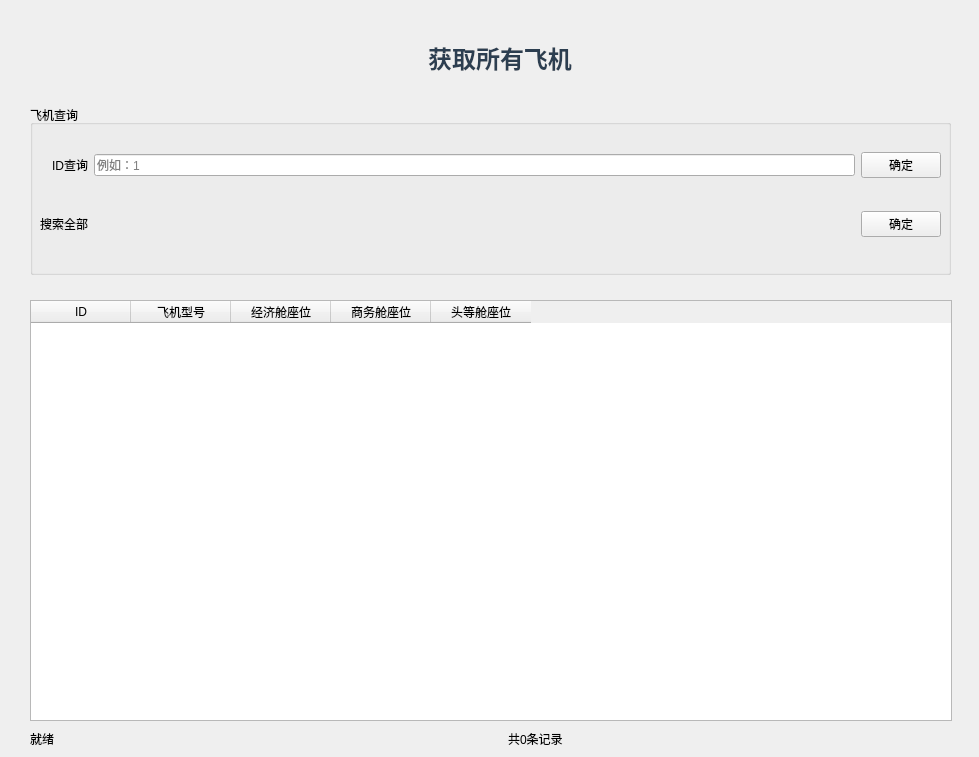
      <widget class="QWidget" name="page_search_Airplane">
       <widget class="QLabel" name="label_4">
        <property name="geometry">
         <rect>
          <x>30</x>
          <y>30</y>
          <width>940</width>
          <height>55</height>
         </rect>
        </property>
        <property name="styleSheet">
         <string notr="true">font-size: 18pt;
font-weight: bold; color: #2c3e50; padding: 10px;</string>
        </property>
        <property name="text">
         <string>获取所有飞机</string>
        </property>
        <property name="alignment">
         <set>Qt::AlignmentFlag::AlignCenter</set>
        </property>
       </widget>
       <widget class="QGroupBox" name="groupBoxAirplaneQuery">
        <property name="geometry">
         <rect>
          <x>30</x>
          <y>105</y>
          <width>921</width>
          <height>170</height>
         </rect>
        </property>
        <property name="title">
         <string>飞机查询</string>
        </property>
        <widget class="QWidget" name="gridLayoutWidget_2">
         <property name="geometry">
          <rect>
           <x>10</x>
           <y>20</y>
           <width>901</width>
           <height>141</height>
          </rect>
         </property>
         <layout class="QGridLayout" name="gridLayout_5">
          <item row="0" column="1">
           <widget class="QLineEdit" name="editAirplaneId">
            <property name="placeholderText">
             <string>例如：1</string>
            </property>
           </widget>
          </item>
          <item row="1" column="2">
           <widget class="QPushButton" name="btnQueryAllAirplanes">
            <property name="text">
             <string>确定</string>
            </property>
           </widget>
          </item>
          <item row="1" column="0">
           <widget class="QLabel" name="labelsearchAirplane">
            <property name="text">
             <string>搜索全部</string>
            </property>
           </widget>
          </item>
          <item row="0" column="0">
           <widget class="QLabel" name="labelAirplaneId">
            <property name="text">
             <string>ID查询</string>
            </property>
            <property name="alignment">
             <set>Qt::AlignmentFlag::AlignRight|Qt::AlignmentFlag::AlignTrailing|Qt::AlignmentFlag::AlignVCenter</set>
            </property>
           </widget>
          </item>
          <item row="0" column="2">
           <widget class="QPushButton" name="btnQueryAirplaneById">
            <property name="text">
             <string>确定</string>
            </property>
           </widget>
          </item>
         </layout>
        </widget>
       </widget>
       <widget class="QTableWidget" name="tableAirplaneResult">
        <property name="geometry">
         <rect>
          <x>30</x>
          <y>300</y>
          <width>922</width>
          <height>421</height>
         </rect>
        </property>
        <property name="alternatingRowColors">
         <bool>true</bool>
        </property>
        <property name="selectionMode">
         <enum>QAbstractItemView::SelectionMode::SingleSelection</enum>
        </property>
        <property name="selectionBehavior">
         <enum>QAbstractItemView::SelectionBehavior::SelectRows</enum>
        </property>
        <column>
         <property name="text">
          <string>ID</string>
         </property>
        </column>
        <column>
         <property name="text">
          <string>飞机型号</string>
         </property>
        </column>
        <column>
         <property name="text">
          <string>经济舱座位</string>
         </property>
        </column>
        <column>
         <property name="text">
          <string>商务舱座位</string>
         </property>
        </column>
        <column>
         <property name="text">
          <string>头等舱座位</string>
         </property>
        </column>
       </widget>
       <widget class="QLabel" name="labelAirplaneStatus">
        <property name="geometry">
         <rect>
          <x>30</x>
          <y>730</y>
          <width>111</width>
          <height>18</height>
         </rect>
        </property>
        <property name="text">
         <string>就绪</string>
        </property>
       </widget>
       <widget class="QLabel" name="labelAirplaneCount">
        <property name="geometry">
         <rect>
          <x>508</x>
          <y>730</y>
          <width>91</width>
          <height>18</height>
         </rect>
        </property>
        <property name="text">
         <string>共0条记录</string>
        </property>
       </widget>
      </widget>
